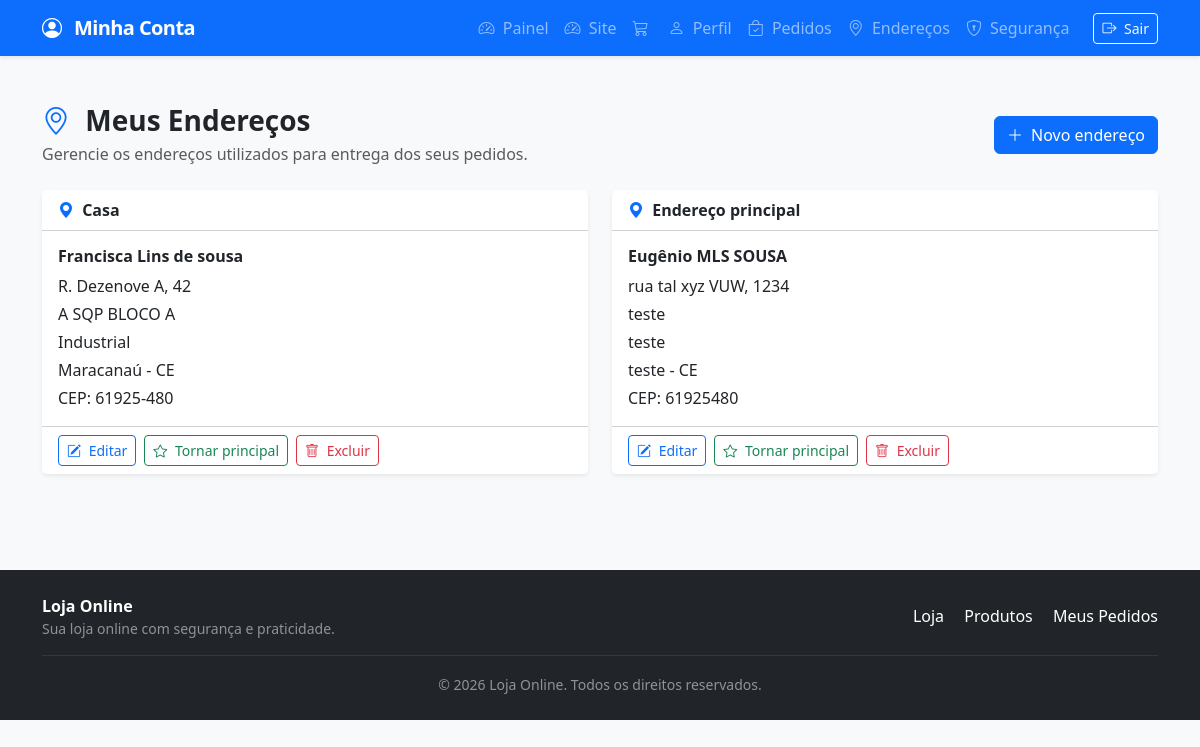
/cliente/enderecos (signed in), run on the app's committed database.
### tables this page shows
CREATE TABLE `enderecos` (
  `id` int(10) UNSIGNED NOT NULL,
  `cliente_id` int(10) UNSIGNED NOT NULL,
  `identificacao` varchar(80) NOT NULL DEFAULT 'Endereço principal',
  `destinatario` varchar(150) NOT NULL,
  `cep` varchar(9) NOT NULL,
  `logradouro` varchar(180) NOT NULL,
  `numero` varchar(20) NOT NULL,
  `complemento` varchar(120) DEFAULT NULL,
  `bairro` varchar(120) NOT NULL,
  `cidade` varchar(120) NOT NULL,
  `estado` char(2) NOT NULL,
  `principal` tinyint(1) NOT NULL DEFAULT 0,
  `criado_em` timestamp NOT NULL DEFAULT current_timestamp(),
  `atualizado_em` timestamp NOT NULL DEFAULT current_timestamp() ON UPDATE current_timestamp()
);

### views/cliente/enderecos.php (the view, shortened to what the rows shown need)
<!doctype html>
<html lang="pt-BR">
<head>
    <link
        href="https://cdn.jsdelivr.net/npm/bootstrap@5.3.8/dist/css/bootstrap.min.css"
        rel="stylesheet">
    <link
        rel="stylesheet"
        href="https://cdn.jsdelivr.net/npm/bootstrap-icons@1.13.1/font/bootstrap-icons.min.css">
    <link
        rel="stylesheet"
        href="assets/css/site.css">
</head>
<body class="bg-light">
    <main class="py-5">
        <div class="container">
            <div
                class="d-flex flex-column flex-md-row justify-content-between align-items-md-center gap-3 mb-4">
                <div>
                    <h1 class="h3 fw-bold mb-1">
                        <i class="bi bi-geo-alt text-primary me-2"></i>
                        Meus Endereços
                    </h1>
                    <p class="text-muted mb-0">
                        Gerencie os endereços utilizados para entrega
                        dos seus pedidos.
                    </p>
                </div>
                <button
                    type="button"
                    class="btn btn-primary"
                    data-bs-toggle="modal"
                    data-bs-target="#modalNovoEndereco">
                    <i class="bi bi-plus-lg me-1"></i>
                    Novo endereço
                </button>
            </div>
            <div class="row g-4">
                <?php if (!empty($enderecos)): ?>
                    <?php foreach ($enderecos as $endereco): ?>
                        <?php
                        $id = (int) ($endereco['id'] ?? 0);
                        $principal = (int) ($endereco['principal'] ?? 0) === 1;
                        $identificacao = htmlspecialchars(
                            $endereco['identificacao'] ?? 'Endereço',
                            ENT_QUOTES,
                            'UTF-8'
                        );
                        $destinatario = htmlspecialchars(
                            $endereco['destinatario'] ?? '',
                            ENT_QUOTES,
                            'UTF-8'
                        );
                        $cep = htmlspecialchars(
                            $endereco['cep'] ?? '',
                            ENT_QUOTES,
                            'UTF-8'
                        );
                        $logradouro = htmlspecialchars(
                            $endereco['logradouro'] ?? '',
                            ENT_QUOTES,
                            'UTF-8'
                        );
                        $numero = htmlspecialchars(
                            $endereco['numero'] ?? '',
                            ENT_QUOTES,
                            'UTF-8'
                        );
                        $complemento = htmlspecialchars(
                            $endereco['complemento'] ?? '',
                            ENT_QUOTES,
                            'UTF-8'
                        );
                        $bairro = htmlspecialchars(
                            $endereco['bairro'] ?? '',
                            ENT_QUOTES,
                            'UTF-8'
                        );
                        $cidade = htmlspecialchars(
                            $endereco['cidade'] ?? '',
                            ENT_QUOTES,
                            'UTF-8'
                        );
                        $estado = htmlspecialchars(
                            $endereco['estado'] ?? '',
                            ENT_QUOTES,
                            'UTF-8'
                        );
                        ?>
                        <div class="col-12 col-lg-6">
                            <div
                                class="card shadow-sm h-100 <?= $principal ? 'border-primary' : 'border-0' ?>">
                                <div class="card-header bg-white">
                                    <div
                                        class="d-flex justify-content-between align-items-center">
                                        <div>
                                            <i
                                                class="bi bi-geo-alt-fill text-primary me-1">
                                            </i>
                                            <strong>
                                                <?= $identificacao ?>
                                            </strong>
                                        </div>
                                    </div>
                                </div>
                                <div class="card-body">
                                    <h2 class="h6 fw-bold">
                                        <?= $destinatario ?>
                                    </h2>
                                    <p class="mb-1">
                                        <?= $logradouro ?>,
                                        <?= $numero ?>
                                    </p>
                                    <?php if ($complemento !== ''): ?>
                                        <p class="mb-1">
                                            <?= $complemento ?>
                                        </p>
                                    <?php endif; ?>
                                    <p class="mb-1">
                                        <?= $bairro ?>
                                    </p>
                                    <p class="mb-1">
                                        <?= $cidade ?> -
                                        <?= $estado ?>
                                    </p>
                                    <p class="mb-0">
                                        CEP:
                                        <?= $cep ?>
                                    </p>
                                </div>
                                <div class="card-footer bg-white">
                                    <div
                                        class="d-flex flex-wrap gap-2">
                                        <button
                                            type="button"
                                            class="btn btn-outline-primary btn-sm"
                                            data-bs-toggle="modal"
                                            data-bs-target="#modalEditarEndereco<?= $id ?>">
                                            <i
                                                class="bi bi-pencil-square me-1">
                                            </i>
                                            Editar
                                        </button>
                                        <?php if (!$principal): ?>
                                            <form
                                                action="cliente/endereco/principal"
                                                method="post"
                                                class="d-inline">
                                                <button
                                                    type="submit"
                                                    class="btn btn-outline-success btn-sm">
                                                    <i
                                                        class="bi bi-star me-1">
                                                    </i>
                                                    Tornar principal
                                                </button>
                                            </form>
                                        <?php endif; ?>
                                        <button
                                            type="button"
                                            class="btn btn-outline-danger btn-sm"
                                            data-bs-toggle="modal"
                                            data-bs-target="#modalExcluirEndereco<?= $id ?>">
                                            <i
                                                class="bi bi-trash me-1">
                                            </i>
                                            Excluir
                                        </button>
                                    </div>
                                </div>
                            </div>
                        </div>
                    <?php endforeach; ?>
                <?php endif; ?>
            </div>
        </div>
    </main>
    <footer class="bg-dark text-white mt-5">
        <div class="container py-4">
            <div class="row align-items-center">
                <div class="col-12 col-md-6 text-center text-md-start">
                    <strong>
                        Loja Online
                    </strong>
                    <p class="small text-white-50 mb-0">
                        Sua loja online com segurança e praticidade.
                    </p>
                </div>
                <div
                    class="col-12 col-md-6 text-center text-md-end mt-3 mt-md-0">
                    <a
                        href=""
                        class="text-white text-decoration-none me-3">
                        Loja
                    </a>
                    <a
                        href="produtos"
                        class="text-white text-decoration-none me-3">
                        Produtos
                    </a>
                    <a
                        href="cliente/pedidos"
                        class="text-white text-decoration-none">
                        Meus Pedidos
                    </a>
                </div>
            </div>
            <hr class="border-secondary">
            <div class="text-center">
                <small class="text-white-50">
                    &copy; 2026 Loja Online.
                    Todos os direitos reservados.
                </small>
            </div>
        </div>
    </footer>
</body>
</html>

### public/index.php (shortened to what the rows shown need)
<?php
$raizProjeto = dirname(__DIR__);
$rotas = array_merge(
    require $raizProjeto . '/routes/site.php',
    require $raizProjeto . '/routes/logadm.php',
    require $raizProjeto . '/routes/admin.php',
    require $raizProjeto . '/routes/produtos.php',
    require $raizProjeto . '/routes/categorias.php',
    require $raizProjeto . '/routes/ofertas.php',
    require $raizProjeto . '/routes/ajuda_central.php',
    require $raizProjeto . '/routes/ajuda_perguntas.php',
    require $raizProjeto . '/routes/ajuda_rastreio.php',
    require $raizProjeto . '/routes/ajuda_trocas.php',
    require $raizProjeto . '/routes/ajuda_contato.php',
    require $raizProjeto . '/routes/busca.php',
    require $raizProjeto . '/routes/cliente_login.php',
    require $raizProjeto . '/routes/cliente_cadastro.php',
    require $raizProjeto . '/routes/cliente.php',
    require $raizProjeto . '/routes/carrinho.php',
    require $raizProjeto . '/routes/checkout.php',
);
$metodoHttp = strtoupper(
    $_SERVER['REQUEST_METHOD'] ?? 'GET'
);
$caminho = parse_url(
    $_SERVER['REQUEST_URI'] ?? '/',
    PHP_URL_PATH
);
$caminho = is_string($caminho) && $caminho !== ''
    ? $caminho
    : '/';
$caminho = '/' . trim($caminho, '/');
foreach ($rotas as $rota) {
    $mesmoMetodo =
        ($rota['method'] ?? '') === $metodoHttp;
    $mesmoCaminho =
        ($rota['path'] ?? '') === $caminho;
    if (!$mesmoMetodo || !$mesmoCaminho) {
        continue;
    }
    [$controller, $acao] = $rota['action'];
    $objetoController = new $controller();
    $objetoController->{$acao}();
    exit;
}

### data on the page
enderecos: identificacao "Casa", destinatario "Francisca Lins de sousa", logradouro "R. Dezenove A", numero "42", complemento "A SQP BLOCO A", bairro "Industrial", cidade "Maracanaú", estado "CE", cep "61925-480"
enderecos: identificacao "Endereço principal", destinatario "Eugênio MLS SOUSA", logradouro "rua tal xyz VUW", numero "1234", complemento "teste", bairro "teste", cidade "teste", estado "CE", cep "61925480"
